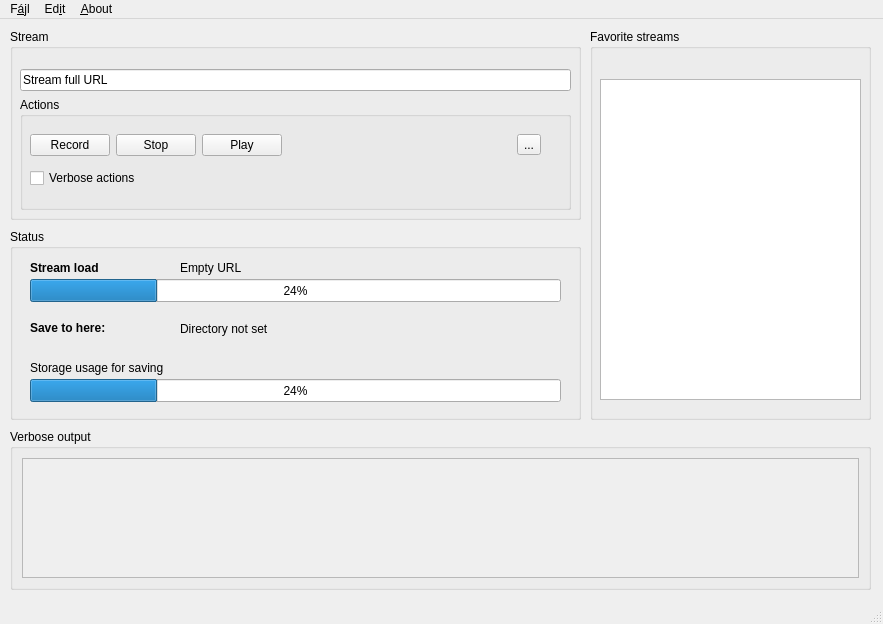
<?xml version="1.0" encoding="UTF-8"?>
<ui version="4.0">
 <class>MainWindow</class>
 <widget class="QMainWindow" name="MainWindow">
  <property name="geometry">
   <rect>
    <x>0</x>
    <y>0</y>
    <width>883</width>
    <height>624</height>
   </rect>
  </property>
  <property name="sizePolicy">
   <sizepolicy hsizetype="Fixed" vsizetype="Fixed">
    <horstretch>0</horstretch>
    <verstretch>0</verstretch>
   </sizepolicy>
  </property>
  <property name="windowTitle">
   <string>MainWindow</string>
  </property>
  <widget class="QWidget" name="centralwidget">
   <widget class="QGroupBox" name="groupBox">
    <property name="geometry">
     <rect>
      <x>10</x>
      <y>10</y>
      <width>571</width>
      <height>191</height>
     </rect>
    </property>
    <property name="title">
     <string>Stream</string>
    </property>
    <widget class="QWidget" name="">
     <property name="geometry">
      <rect>
       <x>10</x>
       <y>40</y>
       <width>551</width>
       <height>141</height>
      </rect>
     </property>
     <layout class="QVBoxLayout" name="verticalLayout">
      <item>
       <widget class="QLineEdit" name="lineEdit">
        <property name="text">
         <string>Stream full URL</string>
        </property>
       </widget>
      </item>
      <item>
       <widget class="QGroupBox" name="groupBox_3">
        <property name="title">
         <string>Actions</string>
        </property>
        <widget class="QCheckBox" name="checkBox">
         <property name="geometry">
          <rect>
           <x>10</x>
           <y>70</y>
           <width>211</width>
           <height>22</height>
          </rect>
         </property>
         <property name="text">
          <string>Verbose actions</string>
         </property>
        </widget>
        <widget class="QWidget" name="">
         <property name="geometry">
          <rect>
           <x>10</x>
           <y>30</y>
           <width>511</width>
           <height>36</height>
          </rect>
         </property>
         <layout class="QHBoxLayout" name="horizontalLayout">
          <item>
           <widget class="QPushButton" name="pushButton">
            <property name="text">
             <string>Record</string>
            </property>
           </widget>
          </item>
          <item>
           <widget class="QPushButton" name="pushButton_2">
            <property name="text">
             <string>Stop</string>
            </property>
           </widget>
          </item>
          <item>
           <widget class="QPushButton" name="pushButton_3">
            <property name="text">
             <string>Play</string>
            </property>
           </widget>
          </item>
          <item>
           <spacer name="horizontalSpacer">
            <property name="orientation">
             <enum>Qt::Horizontal</enum>
            </property>
            <property name="sizeHint" stdset="0">
             <size>
              <width>40</width>
              <height>20</height>
             </size>
            </property>
           </spacer>
          </item>
          <item>
           <widget class="QToolButton" name="toolButton">
            <property name="text">
             <string>...</string>
            </property>
           </widget>
          </item>
         </layout>
        </widget>
       </widget>
      </item>
     </layout>
    </widget>
   </widget>
   <widget class="QGroupBox" name="groupBox_2">
    <property name="geometry">
     <rect>
      <x>590</x>
      <y>10</y>
      <width>281</width>
      <height>391</height>
     </rect>
    </property>
    <property name="title">
     <string>Favorite streams</string>
    </property>
    <widget class="QListView" name="listView">
     <property name="geometry">
      <rect>
       <x>10</x>
       <y>50</y>
       <width>261</width>
       <height>321</height>
      </rect>
     </property>
    </widget>
   </widget>
   <widget class="QGroupBox" name="groupBox_4">
    <property name="geometry">
     <rect>
      <x>10</x>
      <y>210</y>
      <width>571</width>
      <height>191</height>
     </rect>
    </property>
    <property name="title">
     <string>Status</string>
    </property>
    <widget class="QProgressBar" name="progressBar">
     <property name="geometry">
      <rect>
       <x>20</x>
       <y>50</y>
       <width>531</width>
       <height>23</height>
      </rect>
     </property>
     <property name="value">
      <number>24</number>
     </property>
    </widget>
    <widget class="QLabel" name="label">
     <property name="geometry">
      <rect>
       <x>20</x>
       <y>30</y>
       <width>131</width>
       <height>18</height>
      </rect>
     </property>
     <property name="font">
      <font>
       <weight>75</weight>
       <bold>true</bold>
      </font>
     </property>
     <property name="text">
      <string>Stream load</string>
     </property>
    </widget>
    <widget class="QLabel" name="label_2">
     <property name="geometry">
      <rect>
       <x>20</x>
       <y>90</y>
       <width>131</width>
       <height>18</height>
      </rect>
     </property>
     <property name="font">
      <font>
       <weight>75</weight>
       <bold>true</bold>
      </font>
     </property>
     <property name="text">
      <string>Save to here:</string>
     </property>
    </widget>
    <widget class="QLabel" name="label_3">
     <property name="geometry">
      <rect>
       <x>170</x>
       <y>30</y>
       <width>351</width>
       <height>18</height>
      </rect>
     </property>
     <property name="text">
      <string>Empty URL</string>
     </property>
    </widget>
    <widget class="QLabel" name="label_4">
     <property name="geometry">
      <rect>
       <x>170</x>
       <y>90</y>
       <width>341</width>
       <height>20</height>
      </rect>
     </property>
     <property name="text">
      <string>Directory not set</string>
     </property>
    </widget>
    <widget class="QProgressBar" name="progressBar_2">
     <property name="geometry">
      <rect>
       <x>20</x>
       <y>150</y>
       <width>531</width>
       <height>23</height>
      </rect>
     </property>
     <property name="value">
      <number>24</number>
     </property>
    </widget>
    <widget class="QLabel" name="label_5">
     <property name="geometry">
      <rect>
       <x>20</x>
       <y>130</y>
       <width>191</width>
       <height>18</height>
      </rect>
     </property>
     <property name="text">
      <string>Storage usage for saving</string>
     </property>
    </widget>
   </widget>
   <widget class="QGroupBox" name="groupBox_5">
    <property name="geometry">
     <rect>
      <x>10</x>
      <y>410</y>
      <width>861</width>
      <height>161</height>
     </rect>
    </property>
    <property name="title">
     <string>Verbose output</string>
    </property>
    <layout class="QVBoxLayout" name="verticalLayout_2">
     <item>
      <widget class="QScrollArea" name="scrollArea">
       <property name="widgetResizable">
        <bool>true</bool>
       </property>
       <widget class="QWidget" name="scrollAreaWidgetContents">
        <property name="geometry">
         <rect>
          <x>0</x>
          <y>0</y>
          <width>841</width>
          <height>115</height>
         </rect>
        </property>
       </widget>
      </widget>
     </item>
    </layout>
   </widget>
  </widget>
  <widget class="QMenuBar" name="menubar">
   <property name="geometry">
    <rect>
     <x>0</x>
     <y>0</y>
     <width>883</width>
     <height>30</height>
    </rect>
   </property>
   <widget class="QMenu" name="menuF_jl">
    <property name="title">
     <string>F&amp;ájl</string>
    </property>
    <addaction name="actionQuit"/>
   </widget>
   <widget class="QMenu" name="menuSettings">
    <property name="title">
     <string>Ed&amp;it</string>
    </property>
    <addaction name="actionSettings"/>
   </widget>
   <widget class="QMenu" name="menuAbout">
    <property name="title">
     <string>&amp;About</string>
    </property>
   </widget>
   <addaction name="menuF_jl"/>
   <addaction name="menuSettings"/>
   <addaction name="menuAbout"/>
  </widget>
  <widget class="QStatusBar" name="statusbar"/>
  <action name="actionQuit">
   <property name="text">
    <string>Quit</string>
   </property>
  </action>
  <action name="actionSettings">
   <property name="text">
    <string>Settings</string>
   </property>
  </action>
 </widget>
 <resources/>
 <connections/>
</ui>
